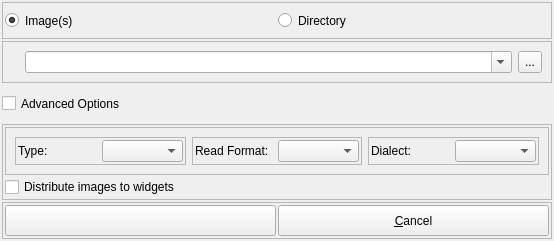
<?xml version="1.0" encoding="UTF-8"?>
<ui version="4.0">
 <class>fileDialog</class>
 <widget class="QWidget" name="fileDialog">
  <property name="geometry">
   <rect>
    <x>0</x>
    <y>0</y>
    <width>554</width>
    <height>241</height>
   </rect>
  </property>
  <property name="sizePolicy">
   <sizepolicy hsizetype="Minimum" vsizetype="Maximum">
    <horstretch>0</horstretch>
    <verstretch>0</verstretch>
   </sizepolicy>
  </property>
  <property name="windowTitle">
   <string>Open Image(s)</string>
  </property>
  <layout class="QVBoxLayout" name="verticalLayout">
   <property name="spacing">
    <number>2</number>
   </property>
   <property name="margin">
    <number>2</number>
   </property>
   <item>
    <widget class="QFrame" name="frame_2">
     <property name="sizePolicy">
      <sizepolicy hsizetype="Minimum" vsizetype="Minimum">
       <horstretch>0</horstretch>
       <verstretch>0</verstretch>
      </sizepolicy>
     </property>
     <property name="frameShape">
      <enum>QFrame::StyledPanel</enum>
     </property>
     <property name="frameShadow">
      <enum>QFrame::Raised</enum>
     </property>
     <layout class="QHBoxLayout" name="horizontalLayout_7">
      <property name="spacing">
       <number>2</number>
      </property>
      <property name="margin">
       <number>2</number>
      </property>
      <item>
       <widget class="QRadioButton" name="imageRadio">
        <property name="sizePolicy">
         <sizepolicy hsizetype="Minimum" vsizetype="Minimum">
          <horstretch>0</horstretch>
          <verstretch>0</verstretch>
         </sizepolicy>
        </property>
        <property name="text">
         <string>Image(s)</string>
        </property>
        <property name="checked">
         <bool>true</bool>
        </property>
       </widget>
      </item>
      <item>
       <widget class="QRadioButton" name="dirRadio">
        <property name="sizePolicy">
         <sizepolicy hsizetype="Minimum" vsizetype="Minimum">
          <horstretch>0</horstretch>
          <verstretch>0</verstretch>
         </sizepolicy>
        </property>
        <property name="text">
         <string>Directory</string>
        </property>
       </widget>
      </item>
     </layout>
    </widget>
   </item>
   <item>
    <widget class="QFrame" name="frame">
     <property name="sizePolicy">
      <sizepolicy hsizetype="Minimum" vsizetype="Minimum">
       <horstretch>0</horstretch>
       <verstretch>0</verstretch>
      </sizepolicy>
     </property>
     <property name="frameShape">
      <enum>QFrame::StyledPanel</enum>
     </property>
     <property name="frameShadow">
      <enum>QFrame::Raised</enum>
     </property>
     <layout class="QHBoxLayout" name="horizontalLayout">
      <item>
       <widget class="QLabel" name="fileDirLabel">
        <property name="sizePolicy">
         <sizepolicy hsizetype="Maximum" vsizetype="Minimum">
          <horstretch>0</horstretch>
          <verstretch>0</verstretch>
         </sizepolicy>
        </property>
        <property name="text">
         <string/>
        </property>
       </widget>
      </item>
      <item>
       <widget class="QComboBox" name="fileDirEdit">
        <property name="sizePolicy">
         <sizepolicy hsizetype="Minimum" vsizetype="Minimum">
          <horstretch>0</horstretch>
          <verstretch>0</verstretch>
         </sizepolicy>
        </property>
        <property name="editable">
         <bool>true</bool>
        </property>
        <property name="insertPolicy">
         <enum>QComboBox::NoInsert</enum>
        </property>
       </widget>
      </item>
      <item>
       <widget class="QToolButton" name="browseButton">
        <property name="sizePolicy">
         <sizepolicy hsizetype="Fixed" vsizetype="Minimum">
          <horstretch>0</horstretch>
          <verstretch>0</verstretch>
         </sizepolicy>
        </property>
        <property name="text">
         <string>...</string>
        </property>
       </widget>
      </item>
     </layout>
    </widget>
   </item>
   <item>
    <widget class="QCheckBox" name="advancedOptionsCheck">
     <property name="sizePolicy">
      <sizepolicy hsizetype="Minimum" vsizetype="Minimum">
       <horstretch>0</horstretch>
       <verstretch>0</verstretch>
      </sizepolicy>
     </property>
     <property name="text">
      <string>Advanced Options</string>
     </property>
    </widget>
   </item>
   <item>
    <widget class="QFrame" name="advancedOptionsFrame">
     <property name="sizePolicy">
      <sizepolicy hsizetype="Minimum" vsizetype="Minimum">
       <horstretch>0</horstretch>
       <verstretch>0</verstretch>
      </sizepolicy>
     </property>
     <property name="frameShape">
      <enum>QFrame::StyledPanel</enum>
     </property>
     <property name="frameShadow">
      <enum>QFrame::Raised</enum>
     </property>
     <layout class="QVBoxLayout" name="verticalLayout_2">
      <property name="spacing">
       <number>2</number>
      </property>
      <property name="sizeConstraint">
       <enum>QLayout::SetMinimumSize</enum>
      </property>
      <property name="margin">
       <number>2</number>
      </property>
      <item>
       <widget class="QFrame" name="frame_4">
        <property name="sizePolicy">
         <sizepolicy hsizetype="Preferred" vsizetype="Minimum">
          <horstretch>0</horstretch>
          <verstretch>0</verstretch>
         </sizepolicy>
        </property>
        <property name="frameShape">
         <enum>QFrame::StyledPanel</enum>
        </property>
        <property name="frameShadow">
         <enum>QFrame::Raised</enum>
        </property>
        <layout class="QHBoxLayout" name="horizontalLayout_2">
         <item>
          <widget class="QFrame" name="typeFrame">
           <property name="sizePolicy">
            <sizepolicy hsizetype="Preferred" vsizetype="Minimum">
             <horstretch>0</horstretch>
             <verstretch>0</verstretch>
            </sizepolicy>
           </property>
           <property name="frameShape">
            <enum>QFrame::StyledPanel</enum>
           </property>
           <property name="frameShadow">
            <enum>QFrame::Raised</enum>
           </property>
           <layout class="QHBoxLayout" name="horizontalLayout_4">
            <property name="spacing">
             <number>2</number>
            </property>
            <property name="margin">
             <number>2</number>
            </property>
            <item>
             <widget class="QLabel" name="typeLabel">
              <property name="sizePolicy">
               <sizepolicy hsizetype="Preferred" vsizetype="Minimum">
                <horstretch>0</horstretch>
                <verstretch>0</verstretch>
               </sizepolicy>
              </property>
              <property name="text">
               <string>Type:</string>
              </property>
             </widget>
            </item>
            <item>
             <widget class="QComboBox" name="typeComboBox">
              <property name="sizePolicy">
               <sizepolicy hsizetype="Preferred" vsizetype="Minimum">
                <horstretch>0</horstretch>
                <verstretch>0</verstretch>
               </sizepolicy>
              </property>
             </widget>
            </item>
           </layout>
          </widget>
         </item>
         <item>
          <widget class="QFrame" name="rfFrame">
           <property name="sizePolicy">
            <sizepolicy hsizetype="Preferred" vsizetype="Minimum">
             <horstretch>0</horstretch>
             <verstretch>0</verstretch>
            </sizepolicy>
           </property>
           <property name="frameShape">
            <enum>QFrame::StyledPanel</enum>
           </property>
           <property name="frameShadow">
            <enum>QFrame::Raised</enum>
           </property>
           <layout class="QHBoxLayout" name="horizontalLayout_5">
            <property name="spacing">
             <number>2</number>
            </property>
            <property name="margin">
             <number>2</number>
            </property>
            <item>
             <widget class="QLabel" name="rfLabel">
              <property name="sizePolicy">
               <sizepolicy hsizetype="Preferred" vsizetype="Minimum">
                <horstretch>0</horstretch>
                <verstretch>0</verstretch>
               </sizepolicy>
              </property>
              <property name="text">
               <string>Read Format:</string>
              </property>
             </widget>
            </item>
            <item>
             <widget class="QComboBox" name="rfComboBox">
              <property name="sizePolicy">
               <sizepolicy hsizetype="Preferred" vsizetype="Minimum">
                <horstretch>0</horstretch>
                <verstretch>0</verstretch>
               </sizepolicy>
              </property>
             </widget>
            </item>
           </layout>
          </widget>
         </item>
         <item>
          <widget class="QFrame" name="dialectFrame">
           <property name="sizePolicy">
            <sizepolicy hsizetype="Preferred" vsizetype="Minimum">
             <horstretch>0</horstretch>
             <verstretch>0</verstretch>
            </sizepolicy>
           </property>
           <property name="frameShape">
            <enum>QFrame::StyledPanel</enum>
           </property>
           <property name="frameShadow">
            <enum>QFrame::Raised</enum>
           </property>
           <layout class="QHBoxLayout" name="horizontalLayout_6">
            <property name="spacing">
             <number>2</number>
            </property>
            <property name="margin">
             <number>2</number>
            </property>
            <item>
             <widget class="QLabel" name="dialectLabel">
              <property name="sizePolicy">
               <sizepolicy hsizetype="Preferred" vsizetype="Minimum">
                <horstretch>0</horstretch>
                <verstretch>0</verstretch>
               </sizepolicy>
              </property>
              <property name="text">
               <string>Dialect:</string>
              </property>
             </widget>
            </item>
            <item>
             <widget class="QComboBox" name="dialectComboBox">
              <property name="sizePolicy">
               <sizepolicy hsizetype="Preferred" vsizetype="Minimum">
                <horstretch>0</horstretch>
                <verstretch>0</verstretch>
               </sizepolicy>
              </property>
             </widget>
            </item>
           </layout>
          </widget>
         </item>
        </layout>
       </widget>
      </item>
      <item>
       <widget class="QCheckBox" name="distributeCheck">
        <property name="sizePolicy">
         <sizepolicy hsizetype="Minimum" vsizetype="Minimum">
          <horstretch>0</horstretch>
          <verstretch>0</verstretch>
         </sizepolicy>
        </property>
        <property name="text">
         <string>Distribute images to widgets</string>
        </property>
       </widget>
      </item>
     </layout>
    </widget>
   </item>
   <item>
    <widget class="QFrame" name="frame_3">
     <property name="sizePolicy">
      <sizepolicy hsizetype="Preferred" vsizetype="Minimum">
       <horstretch>0</horstretch>
       <verstretch>0</verstretch>
      </sizepolicy>
     </property>
     <property name="frameShape">
      <enum>QFrame::StyledPanel</enum>
     </property>
     <property name="frameShadow">
      <enum>QFrame::Raised</enum>
     </property>
     <layout class="QHBoxLayout" name="horizontalLayout_3">
      <property name="spacing">
       <number>2</number>
      </property>
      <property name="margin">
       <number>2</number>
      </property>
      <item>
       <widget class="QPushButton" name="openSaveButton">
        <property name="sizePolicy">
         <sizepolicy hsizetype="Minimum" vsizetype="Minimum">
          <horstretch>0</horstretch>
          <verstretch>0</verstretch>
         </sizepolicy>
        </property>
        <property name="text">
         <string/>
        </property>
       </widget>
      </item>
      <item>
       <widget class="QPushButton" name="cancelButton">
        <property name="sizePolicy">
         <sizepolicy hsizetype="Minimum" vsizetype="Minimum">
          <horstretch>0</horstretch>
          <verstretch>0</verstretch>
         </sizepolicy>
        </property>
        <property name="text">
         <string>&amp;Cancel</string>
        </property>
       </widget>
      </item>
     </layout>
    </widget>
   </item>
  </layout>
 </widget>
 <resources/>
 <connections/>
</ui>
